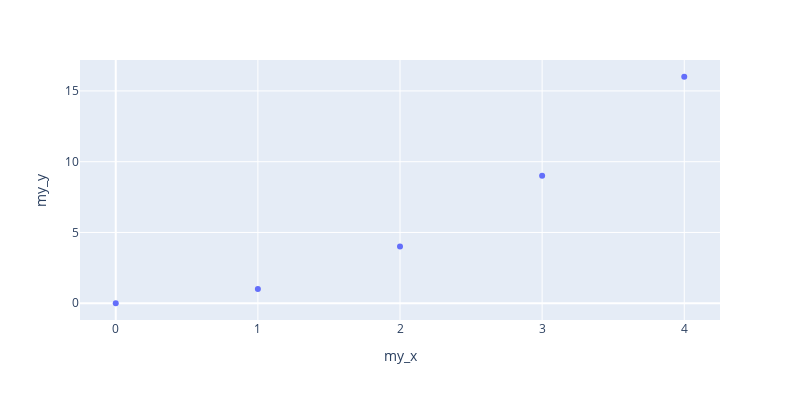

Notebook code cell kept with this figure:
### Code cell
import plotly.express as px
fig = px.scatter({'my_x': [0, 1, 2, 3, 4], 'my_y':[0, 1, 4, 9, 16]},x='my_x', y='my_y', width=800, height=400, hover_name = ['a','b','c','d','e'])
#fig = px.scatter(x=[0, 1, 2, 3, 4], y=[0, 1, 4, 9, 16], width=800, height=400, hover_name = ['a','b','c','d','e'], size = [1,2,3,4,5], text=[1,2,3,4,5])

fig.show()

### Figure 1 — Plotly figure (JSON) as saved in the notebook; plotly's stock layout.template omitted (floating-point values rounded to 4 significant figures)
{"data": [{"hovertemplate": "<b>%{hovertext}</b><br><br>my_x=%{x}<br>my_y=%{y}<extra></extra>", "hovertext": ["a", "b", "c", "d", "e"], "legendgroup": "", "marker": {"color": "#636efa", "symbol": "circle"}, "mode": "markers", "name": "", "orientation": "v", "showlegend": false, "type": "scatter", "x": [0, 1, 2, 3, 4], "xaxis": "x", "y": [0, 1, 4, 9, 16], "yaxis": "y"}], "layout": {"height": 400, "legend": {"tracegroupgap": 0}, "margin": {"t": 60}, "width": 800, "xaxis": {"anchor": "y", "domain": [0, 1], "title": {"text": "my_x"}}, "yaxis": {"anchor": "x", "domain": [0, 1], "title": {"text": "my_y"}}}}
